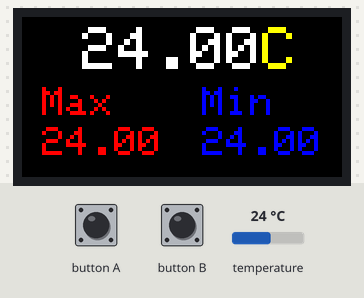
Simulated run of this sketch. Board: ESP32. Parts: 160×80 colour display. Inputs (shaded band) come from the test bench; at power-on: temperature 24 °C. What the sketch prints to the serial monitor is not drawn.

6.6 s: button A pressed for 0.15 s
Above: at 7.0 s.
Timing chart, 0 to 9.6 s (numbered marks = the images above; inputs shaded):
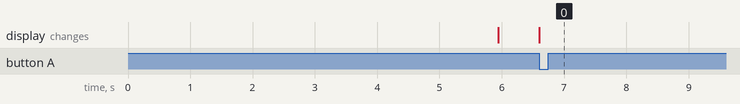

The sketch:

Dallas_DS18B20_M5StickC_v2.1.ino
```cpp
// Include the libraries we need
#include <OneWire.h>
#include <DallasTemperature.h>
#include <M5StickC.h>

// Data wire is plugged into port 32 on the M5stick
#define ONE_WIRE_BUS 32

// Setup a oneWire instance to communicate with any OneWire devices (not just Maxim/Dallas temperature ICs)
OneWire oneWire(ONE_WIRE_BUS);

// Pass our oneWire reference to Dallas Temperature.
DallasTemperature sensors(&oneWire);

//VariablesMax y Min
float maxTemp =-100;
float minTemp=100;
unsigned long tiempo1 = 0;
unsigned long tiempo2 = 0;
unsigned long tiempoSegundos = 0;

void setup(void)
{
   M5.begin();
   sensors.begin();
   tiempo1 = millis();
   Serial.begin(9600);

}


void loop(void)
{
  tiempo2 = millis();
  if(tiempo2 > (tiempo1+5000)){  //Si ha pasado 5 segundo ejecuta el IF
  tiempo1 = millis();
  sensors.requestTemperatures(); // Send the command to get temperatures
   float tempC = sensors.getTempCByIndex(0);

  // Check if reading was successful
  if(tempC != DEVICE_DISCONNECTED_C)
  {
    // Temperatura Actual
    M5.Lcd.writecommand(ST7735_DISPOFF);
    M5.Axp.ScreenBreath(0); // Brillo de pantalla
    M5.Lcd.setRotation(3);
    M5.Lcd.fillScreen(BLACK);
    M5.Lcd.setCursor(30, 5);
    M5.Lcd.setTextColor(WHITE);
    M5.Lcd.setTextSize(3);
    M5.Lcd.println(tempC);
    M5.Lcd.setCursor(120, 5);
    M5.Lcd.setTextColor(YELLOW);
    M5.Lcd.println("C");

    // Maxima y Minima
    if (tempC>maxTemp){maxTemp = tempC;}
    if (tempC<minTemp){minTemp = tempC;}

    // Max display
    M5.Lcd.setTextColor(RED);
    M5.Lcd.setTextSize(2);
    M5.Lcd.setCursor(10, 35);
    M5.Lcd.println("Max");
    M5.Lcd.setCursor(10, 55);
    M5.Lcd.println(maxTemp);

    // Min display
    M5.Lcd.setTextColor(BLUE);
    M5.Lcd.setTextSize(2);
    M5.Lcd.setCursor(90, 35);
    M5.Lcd.println("Min");
    M5.Lcd.setCursor(90, 55);
    M5.Lcd.println(minTemp);

    Serial.println(tempC);


  }
  else
  {

    M5.Lcd.setRotation(3);
    M5.Lcd.fillScreen(BLACK);
    M5.Lcd.setCursor(30, 5);
    M5.Lcd.setTextColor(YELLOW);
    M5.Lcd.setTextSize(3);
    M5.Lcd.println("Sonda");
  }
   }
  /* cambio luminosidad Pantalla*/

  M5.update();  // Lectura de estado pulsadores
    if (M5.BtnA.wasPressed()) {  // Boton A
      M5.Lcd.writecommand(ST7735_DISPON);
      M5.Axp.ScreenBreath(9); // Brillo de pantalla
//  delay(5000);
    }

}
```

Measured:
- after the input at 6.6 s, the display: changes at once (image 0)
